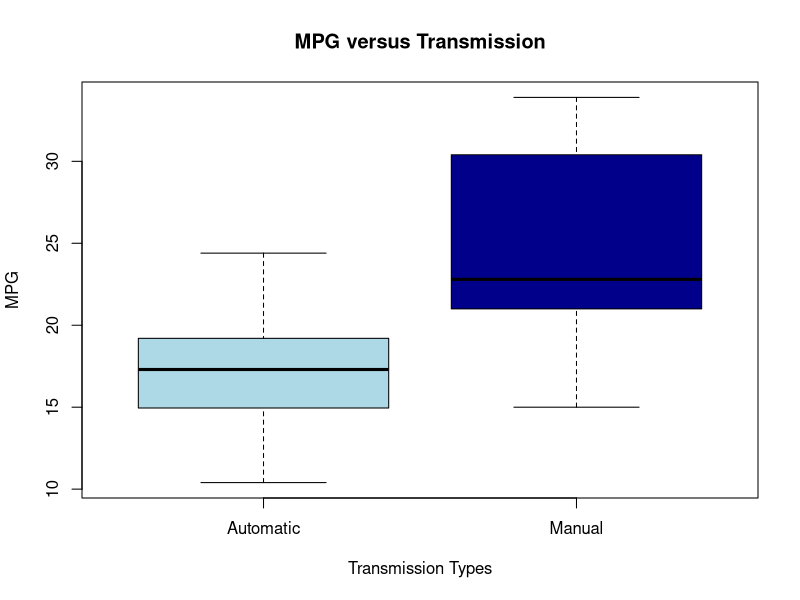
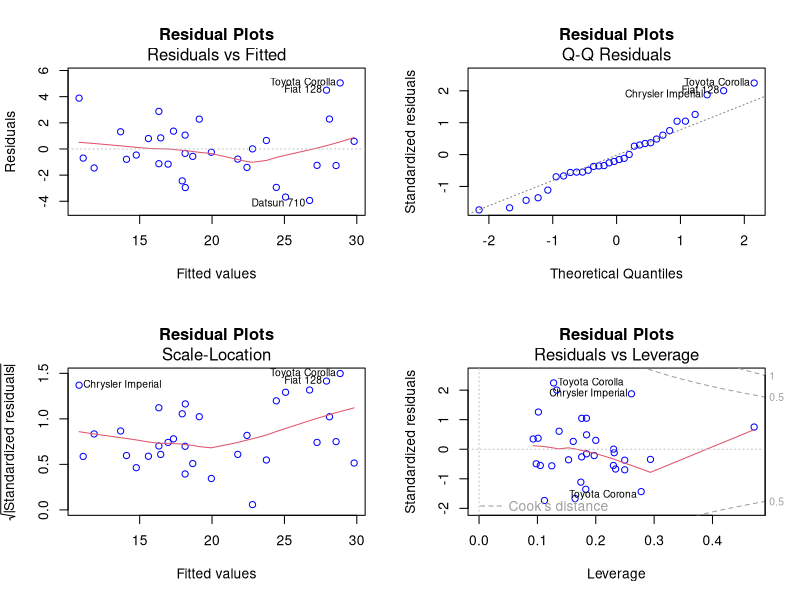
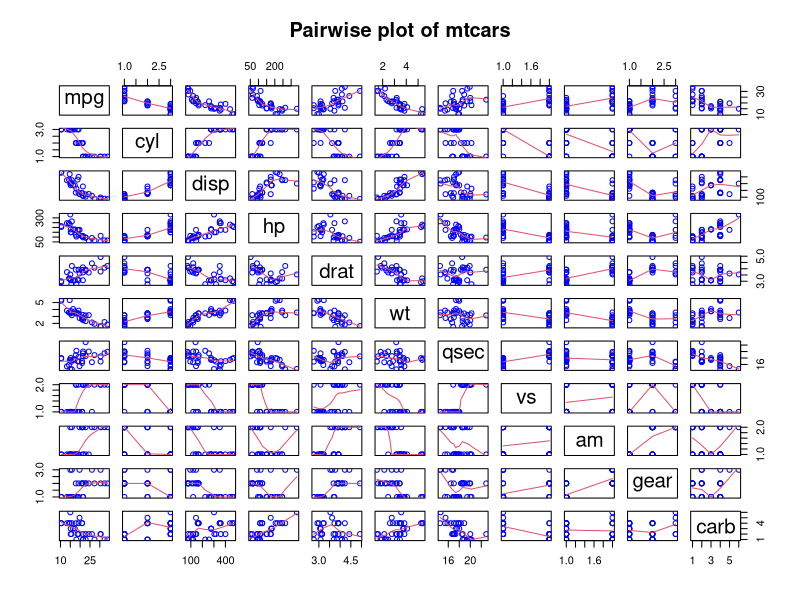

Write the R code that produced these figures, in order.
##==========================================================================
#Author: Yiwei Yan

##--------------------------------------------------------------------------
rm(list=ls())
data(mtcars)
str(mtcars)

#Convert qualitative data
mtcars$cyl <- factor(mtcars$cyl)
mtcars$vs <- factor(mtcars$vs)
mtcars$carb <- factor(mtcars$carb)
mtcars$am <- factor(mtcars$am, labels = c("Automatic", "Manual")) ## am   Transmission (0 = automatic, 1 = manual
mtcars$gear <- factor(mtcars$gear)

##--------------------------------------------------------------------------
# Use all variables in the dataset as predictors in the first model (Model1)
Model1 = lm(mpg ~ ., data = mtcars)
s1<-summary(Model1)$coef
Model2 <- step(Model1, trace = 0, direction="both")
summary(Model2)
ModelB<-lm(mpg~am, data= mtcars)

##--------------------------------------------------------------------------
# Compare Model2 with ModelB
anova(ModelB,Model2)
# draw a boxplot figure to show what results of ModelB looks like
Figure1<- boxplot(mpg ~ am, data = mtcars,
xlab = "Transmission Types", 
ylab = "MPG",
main = "MPG versus Transmission", col = c("light blue","dark blue"))

par(mfrow=c(2,2))
plot(Model2, col = "Blue", main = "Residual Plots")
tail(sort(hatvalues(Model2)),3)
tail(sort(dfbetas(Model2)[,6]))
# t test
t.test(mpg ~ am, data = mtcars)

##--------------------------------------------------------------------------
## Graph 1: Pairwise plot of mtcars
# In order to get a greater intuition of what variables may be of interest
pairs(mtcars, panel = panel.smooth, main = "Pairwise plot of mtcars", col="blue")
